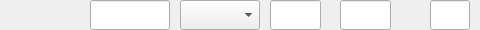
<?xml version="1.0" encoding="UTF-8"?>
<ui version="4.0">
 <class>dialog_null_sensorGeneralSubDialog</class>
 <widget class="QDialog" name="dialog_null_sensorGeneralSubDialog">
  <property name="geometry">
   <rect>
    <x>0</x>
    <y>0</y>
    <width>480</width>
    <height>30</height>
   </rect>
  </property>
  <property name="windowTitle">
   <string>Dialog</string>
  </property>
  <widget class="QLabel" name="label_sensorGeneralSubDialog_number">
   <property name="geometry">
    <rect>
     <x>0</x>
     <y>0</y>
     <width>30</width>
     <height>30</height>
    </rect>
   </property>
   <property name="text">
    <string/>
   </property>
  </widget>
  <widget class="QLineEdit" name="lineEdit_sensorGeneralSubDialog_waterLevel">
   <property name="geometry">
    <rect>
     <x>90</x>
     <y>0</y>
     <width>80</width>
     <height>30</height>
    </rect>
   </property>
  </widget>
  <widget class="QComboBox" name="comboBox_sensorGeneralSubDialog_type">
   <property name="geometry">
    <rect>
     <x>180</x>
     <y>0</y>
     <width>80</width>
     <height>30</height>
    </rect>
   </property>
  </widget>
  <widget class="QLineEdit" name="lineEdit_sensorGeneralSubDialog_low">
   <property name="geometry">
    <rect>
     <x>270</x>
     <y>0</y>
     <width>51</width>
     <height>30</height>
    </rect>
   </property>
  </widget>
  <widget class="QLineEdit" name="lineEdit_sensorGeneralSubDialog_height">
   <property name="geometry">
    <rect>
     <x>340</x>
     <y>0</y>
     <width>51</width>
     <height>30</height>
    </rect>
   </property>
  </widget>
  <widget class="QLineEdit" name="lineEdit">
   <property name="geometry">
    <rect>
     <x>430</x>
     <y>0</y>
     <width>40</width>
     <height>30</height>
    </rect>
   </property>
  </widget>
 </widget>
 <resources/>
 <connections/>
</ui>
